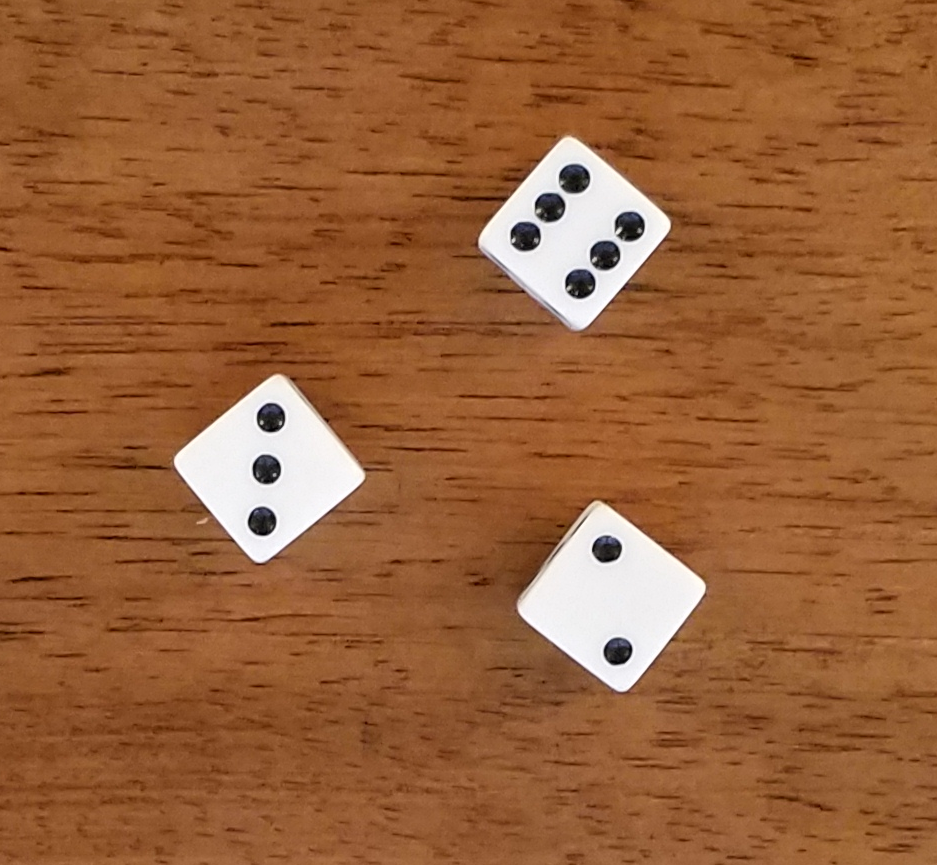
#> input picture input/dice4.png, 937 x 865 px
$ jupyter execute sandbox.ipynb
#> lines starting #> are read from the running program, lines starting #| are printed output that depends on the picture; after the words box and inside, x2 and y2 are one past the last pixel; in counts of white or black regions, pixels touching at a corner belong together
[cell 1]
import cv2
import numpy as np

[cell 2]
def displayImage(image,win_name='Image'):
    cv2.namedWindow(win_name)
    cv2.imshow(win_name,image)
    cv2.waitKey(0)
    cv2.destroyWindow(win_name)
    cv2.waitKey(1)

[cell 3]
img = cv2.imread('./input/dice4.png')
#> img is the input picture: shape (865, 937, 3); mean B, G, R 57.9, 97.2, 152.3
img.shape
#> Out = (865, 937, 3)

[cell 4]
displayImage(img,"color image")

[cell 5]
gray = cv2.cvtColor(img, cv2.COLOR_BGR2GRAY)
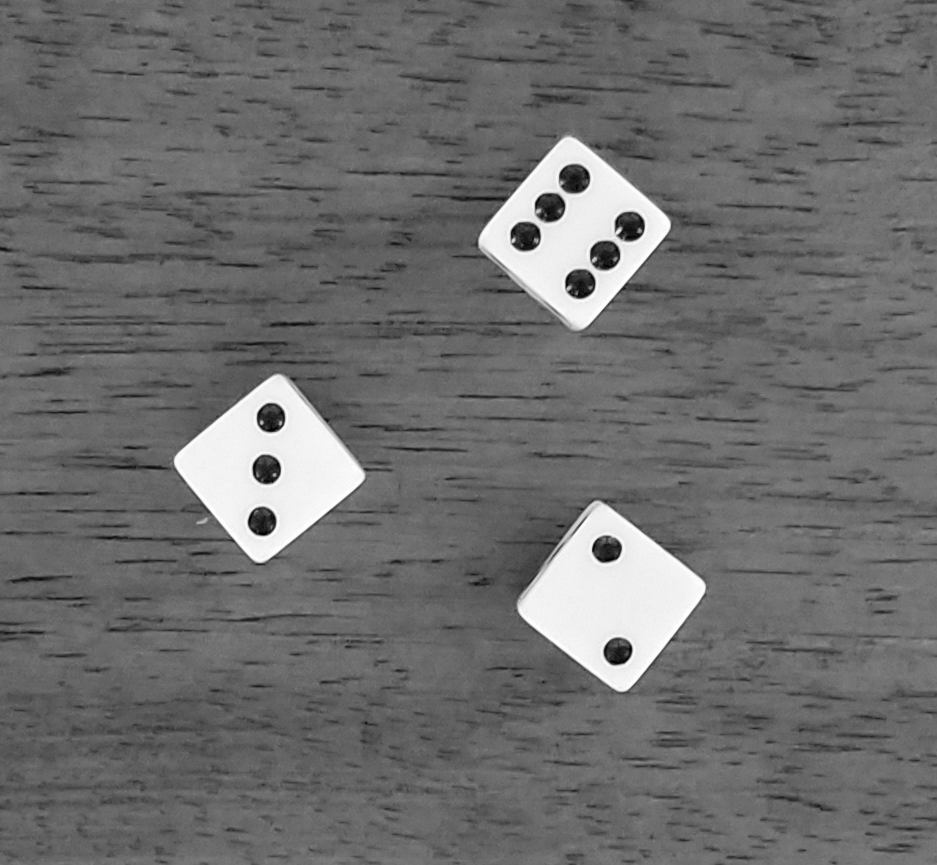
#> gray: shape (865, 937); min 0, max 255, mean 109.3
displayImage(gray,"gray original")


#img1 = cv2.blur(img, (5,5))
#displayImage(img1,"blurred")

[cell 6]
edges = cv2.Canny(gray,50,900)
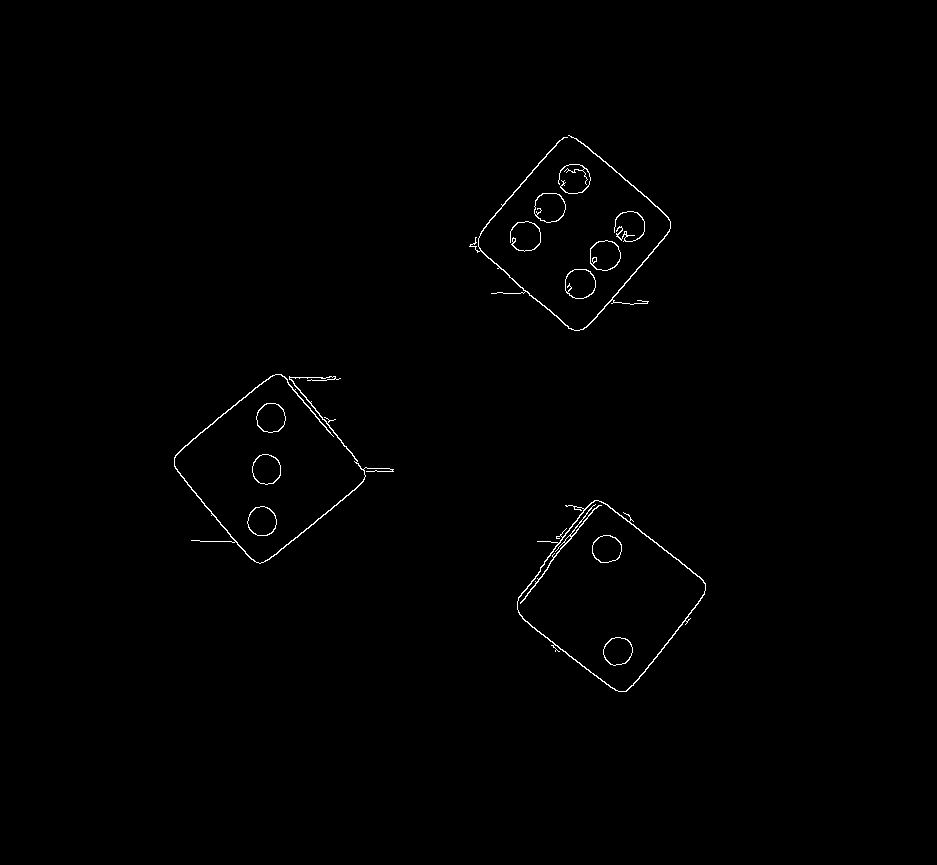
#> edges: shape (865, 937); 0.55% white in thin lines or dots, all inside (x1, y1, x2, y2) = (174, 135, 706, 692)

[cell 7]
displayImage(edges,"edges")

[cell 8]
contours,_ = cv2.findContours(edges,cv2.RETR_EXTERNAL,cv2.CHAIN_APPROX_SIMPLE)
#> contours = 12 contours; largest, box (x1, y1, x2, y2) and area: (517, 500, 706, 692) 20602, (590, 240, 621, 271) 733, (534, 193, 566, 223) 733, (565, 269, 596, 299) 726, (252, 454, 281, 485) 676

[cell 9]
number_dice = 0
for c in contours:
    print(cv2.boundingRect(c))

    (x,y,w,h) = cv2.boundingRect(c)

    if w > 100 and h > 100:
        number_dice += 1
        #cv2.rectangle(img,(x,y),(x+w,y+h),(255,0,255),2)
        img2 = img[y:y+h,x:x+w]
        displayImage(img2,"extracted Image")

        # number of dots
        rows = img2.shape[0]
        img2 = cv2.Canny(img2,100,1000)
        dots = cv2.HoughCircles(img2, cv2.HOUGH_GRADIENT, 1, rows / 8,
                           param1=125, param2=5,
                           minRadius=1, maxRadius=5)

        win_name = 'dots {:d}'.format(dots[0].shape[0])
        displayImage(img2,win_name)
#> this loop made 12 passes
#> (x, y, w, h, rows, dots, win_name) on pass 5: (174, 374, 220, 190, 190, [[85.5, 49.5, 3.3], [188.5, 92.5, 3.3]], 'dots 2')
#> (x, y, w, h, rows, win_name) on passes 2, 12: (517, 500, 189, 192, 192, 'dots 4'), (469, 135, 202, 196, 196, 'dots 7')
#| (247, 506, 30, 30)
#| (517, 500, 189, 192)
#| (252, 454, 29, 31)
#| (256, 403, 30, 30)
#| (174, 374, 220, 190)
#| (565, 269, 31, 30)
#| (590, 240, 31, 31)
#| (510, 221, 31, 31)
#> (further printed lines are left out)
#> pass 2, `img2 = img[y:y+h,x:x+w]`:
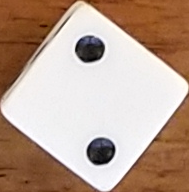
#> img2: shape (192, 189, 3); mean B, G, R 146.8, 162.5, 187.4
#> pass 2, `img2 = cv2.Canny(img2,100,1000)`:
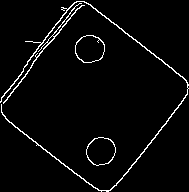
#> img2: shape (192, 189); 3.4% white in thin lines or dots
#> after the loop:
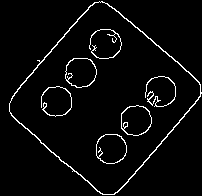
#> img2: shape (196, 202); 4% white in thin lines or dots
#> after the loop, number_dice = 3


#displayImage(img3)

$ run again, with input/dice1.png copied over input/dice4.png
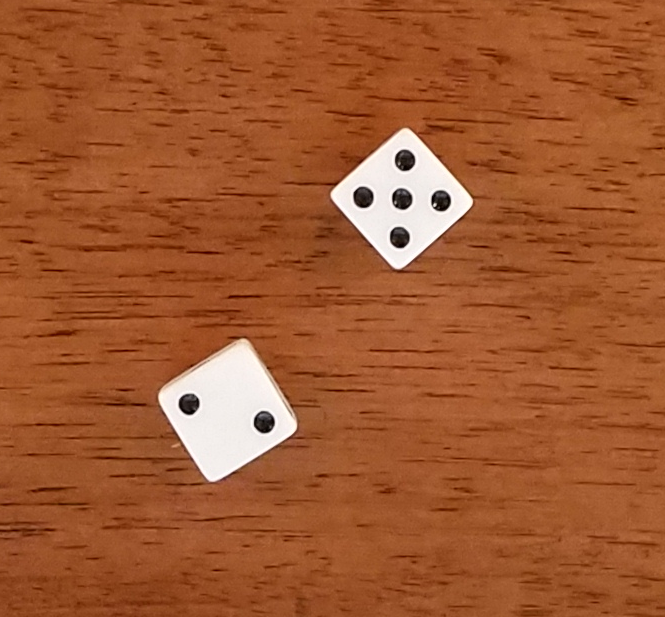
#> input picture input/dice1.png, 665 x 617 px
#> img is the input picture: shape (617, 665, 3); mean B, G, R 48.9, 88.9, 159.2
#> `edges = cv2.Canny(gray,50,900)`:
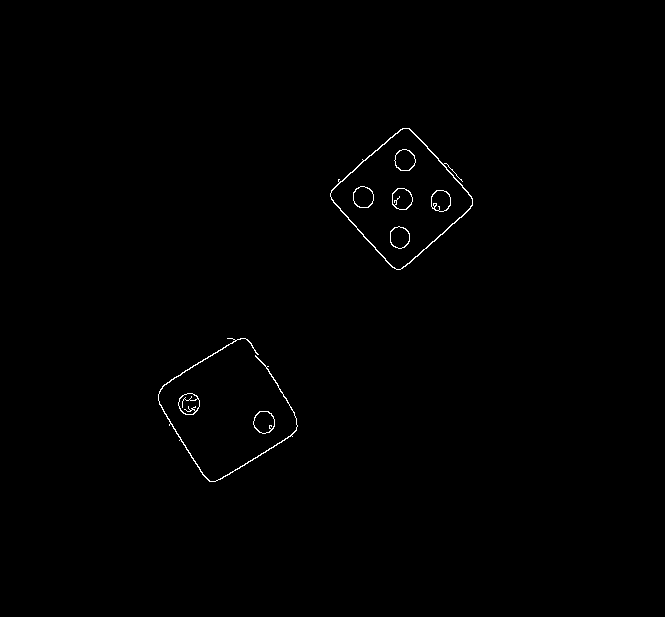
#> edges: shape (617, 665); 0.43% white in thin lines or dots, all inside (x1, y1, x2, y2) = (158, 128, 473, 482)
#> contours = 4 contours; box (x1, y1, x2, y2) and area: (330, 128, 473, 270) 11269, (253, 411, 275, 434) 369, (178, 393, 200, 415) 354, (158, 338, 298, 482) 192
#> the loop `for c in contours:` made 4 passes
#> (x, y, w, h, number_dice, rows, dots, win_name) on pass 3: (158, 338, 140, 144, 1, 144, [[33.5, 58.5, 4.2], [108.5, 75.5, 3.3], [3.5, 64.5, 3.3]], 'dots 3')
#> (printed output is left out)
#> after the loop `for c in contours:`:
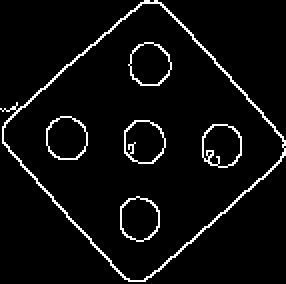
#> img2: shape (142, 143) (shown 2 times larger); 4.9% white in thin lines or dots
#> after the loop `for c in contours:`: number_dice = 2

$ run again, with input/dice2.png copied over input/dice4.png
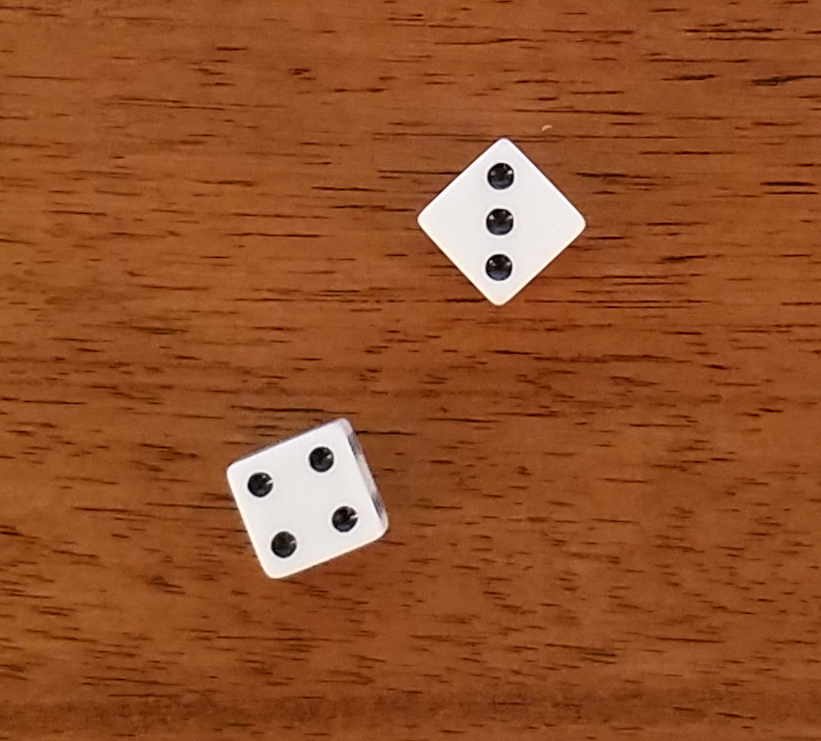
#> input picture input/dice2.png, 821 x 741 px
#> img is the input picture: shape (741, 821, 3); mean B, G, R 41.1, 80.7, 147.2
#> `edges = cv2.Canny(gray,50,900)`:
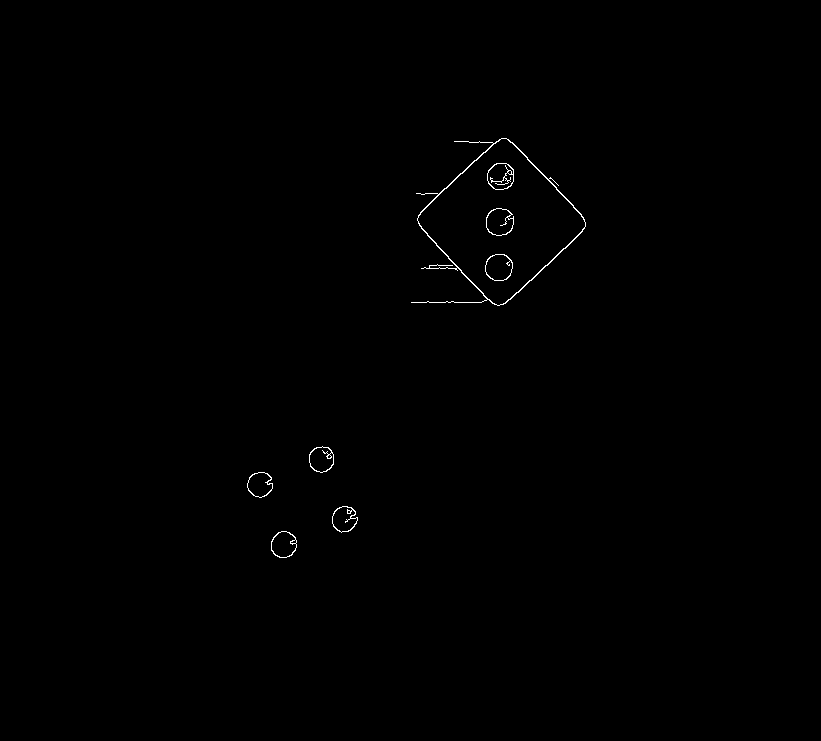
#> edges: shape (741, 821); 0.29% white in thin lines or dots, all inside (x1, y1, x2, y2) = (247, 138, 586, 558)
#> contours = 5 contours; box (x1, y1, x2, y2) and area: (411, 138, 586, 306) 15694, (271, 531, 297, 558) 523, (309, 446, 334, 473) 500, (332, 506, 358, 533) 484, (247, 472, 273, 498) 476
#> the loop `for c in contours:` made 5 passes
#> (x, y, w, h, number_dice, rows, win_name) on pass 5: (411, 138, 175, 168, 1, 168, 'dots 5')
#> (printed output is left out)
#> after the loop `for c in contours:`: number_dice = 1
#> `circles = cv2.HoughCircles(img2, cv2.HOUGH_GRADIENT, 1, rows / 8, para..`: circles = [[99.5, 32.5, 3.3], [97.5, 80.5, 3.3], [95.5, 3.5, 3.3], [97.5, 126.5, 3.3], [79.5, 41.5, 2]]
#| number of circles detected  5
#> `circles = np.uint16(np.around(circles))`: circles = [[100, 32, 3], [98, 80, 3], [96, 4, 3], [98, 126, 3], [80, 42, 2]]
#> the loop `for i in circles[0, :]:` made 5 passes
#> (printed output is left out)
#> after the loop `for i in circles[0, :]:`:
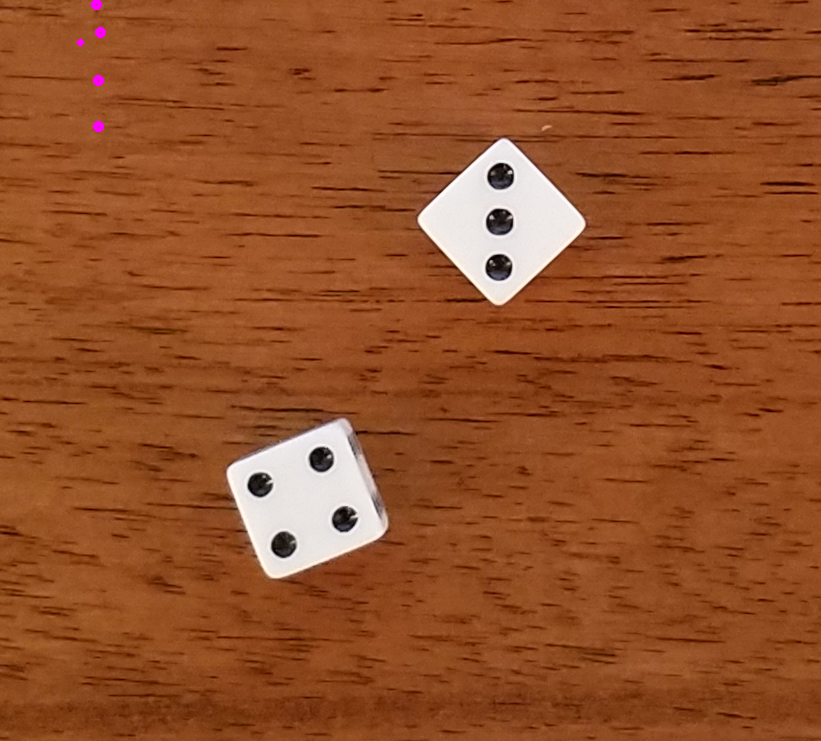
#> img: shape (741, 821, 3); 0.07% of pixels changed, all inside (x1, y1, x2, y2) = (76, 0, 106, 132)
